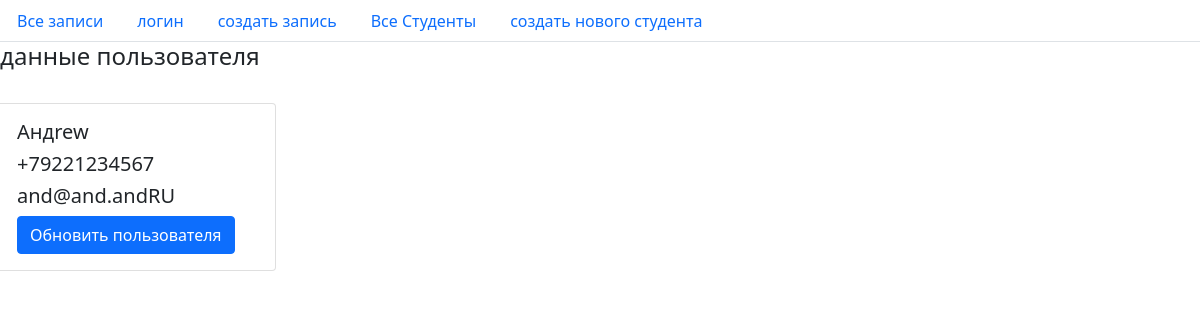
/guides_phones/user/1, run on the app's committed database.
### guides_phones/models.py (models this page shows, shortened)
class UsersPhone(models.Model):
    user_name = models.CharField(max_length=20, unique=True, verbose_name='Имя', help_text="введите Ваш ник")
    phone_number = PhoneNumberField(unique=True, null = False, verbose_name="номер", help_text="Такой формат +79611234567")
    email = models.EmailField(max_length=30, null = False, verbose_name = "адрес эл почты")
    class Meta:
        verbose_name = 'пользователь'
        verbose_name_plural = 'телефоны'

### guides_phones/views.py (the view)
# urls.py: path('user/<int:pk>', UsersPhoneDetailView.as_view(), name='one_user'),
class UsersPhoneDetailView(DetailView):
    model = UsersPhone
    template_name = 'tel_giude/one_user.html'
    context_object_name = "user"

### guides_phones/templates/tel_giude/one_user.html (shortened to what this page needs)
{% extends  'lay.html' %}
{% load static %}
        {% block body %}
        <h4 class="title">данные пользователя</h4><br>
        <div class="row">
            <div class="card" style="width: 18rem;">
              <div class="card-body">
                <h5 class="card-title">{{user.user_name}}</h5>
                <h5 class="card-title">{{user.phone_number}}</h5>
                <h5 class="card-title">{{user.email}}</h5>
                <a href="{% url 'user_update' user.pk %}" class="btn btn-primary">Обновить пользователя</a>
              </div>
            </div>
        </div>
	  {% endblock %}

### data on the page
UsersPhone: user_name "Андrew", phone_number "+79221234567", email "and@and.andRU"
